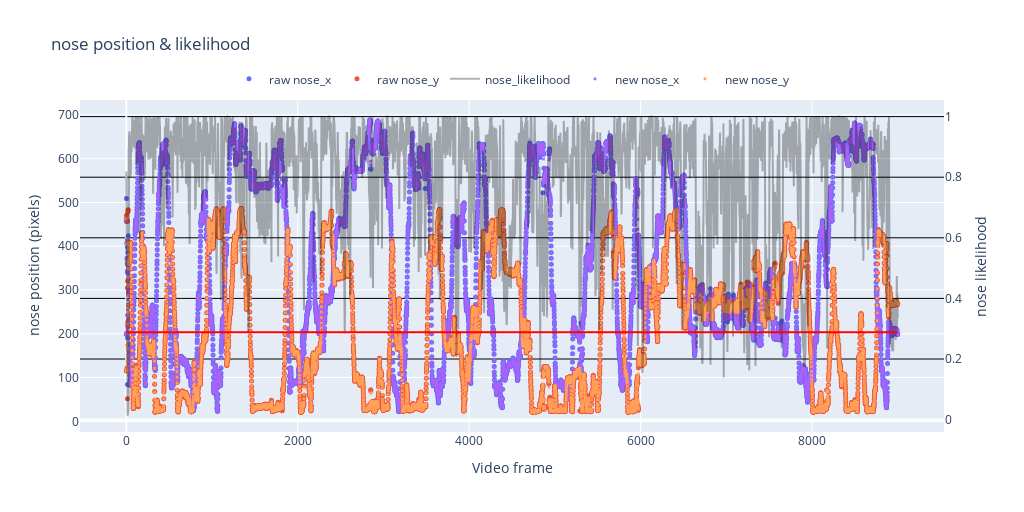

The code cell stored with this chart in its notebook:
### Code cell
# Create figure
fig = go.Figure()

# Add traces for raw data
for column in df_raw.columns:
    if bodypart in column:
        if 'likelihood' not in column:
            fig.add_trace(go.Scatter(x=df_raw.index, y=df_raw[column], mode='markers', name=f'raw {column}', marker=dict(symbol='circle', size=5)))
        else:
            fig.add_trace(go.Scatter(x=df_raw.index, y=df_raw[column], name=f'{column}', line=dict(color='black'), yaxis='y2',opacity=0.3))

# Add traces for smoothed data
for column in df_smooth.columns:
    if bodypart in column:
        if 'likelihood' not in column:
            fig.add_trace(go.Scatter(x=df_smooth.index, y=df_smooth[column], mode='markers', name=f'new {column}', marker=dict(symbol='x', size=3)))

median = df_raw[f'{bodypart}_likelihood'].median()
mean = df_raw[f'{bodypart}_likelihood'].mean()
std_dev = df_raw[f'{bodypart}_likelihood'].std()
    
if tolerance == 'mean':
    limit = mean - certainty*std_dev
elif tolerance == 'median':
    limit = median - certainty*std_dev
else:
    limit = tolerance

# Update layout for secondary y-axis
fig.update_layout(
    xaxis=dict(title='Video frame'),
    yaxis=dict(title=f'{bodypart} position (pixels)'),
    yaxis2=dict(title=f'{bodypart} likelihood', 
                overlaying='y', 
                side='right',
                gridcolor='black'),
    title=f'{bodypart} position & likelihood',
    width=1024,
    height=512,
    legend=dict(yanchor="bottom",
                y=1.02,
                xanchor="center",
                x=0.5,
                orientation="h"),
    shapes=[dict(type='line', 
                 x0=df_raw.index.min(), 
                 x1=df_raw.index.max(), 
                 y0=limit, 
                 y1=limit, 
                 line=dict(color='red', dash='solid'),
                 yref='y2')]
)

# Show plot
fig.show()

### Figure 1 — Plotly figure (JSON) as saved in the notebook; plotly's stock layout.template omitted (floating-point values rounded to 4 significant figures; data arrays with more than 128 entries replaced by an {"elided": "..."} marker saying what was removed)
{"data": [{"marker": {"size": 5, "symbol": "circle"}, "mode": "markers", "name": "raw nose_x", "type": "scatter", "x": {"elided": "9000 int values"}, "y": {"elided": "9000 float values"}}, {"marker": {"size": 5, "symbol": "circle"}, "mode": "markers", "name": "raw nose_y", "type": "scatter", "x": {"elided": "9000 int values"}, "y": {"elided": "9000 float values"}}, {"line": {"color": "black"}, "name": "nose_likelihood", "opacity": 0.3, "type": "scatter", "x": {"elided": "9000 int values"}, "y": {"elided": "9000 float values"}, "yaxis": "y2"}, {"marker": {"size": 3, "symbol": "x"}, "mode": "markers", "name": "new nose_x", "type": "scatter", "x": {"elided": "9000 int values"}, "y": {"elided": "9000 float values"}}, {"marker": {"size": 3, "symbol": "x"}, "mode": "markers", "name": "new nose_y", "type": "scatter", "x": {"elided": "9000 int values"}, "y": {"elided": "9000 float values"}}], "layout": {"height": 512, "legend": {"orientation": "h", "x": 0.5, "xanchor": "center", "y": 1.02, "yanchor": "bottom"}, "shapes": [{"line": {"color": "red", "dash": "solid"}, "type": "line", "x0": 0, "x1": 8999, "y0": 0.2884, "y1": 0.2884, "yref": "y2"}], "title": {"text": "nose position & likelihood"}, "width": 1024, "xaxis": {"title": {"text": "Video frame"}}, "yaxis": {"title": {"text": "nose position (pixels)"}}, "yaxis2": {"gridcolor": "black", "overlaying": "y", "side": "right", "title": {"text": "nose likelihood"}}}}
